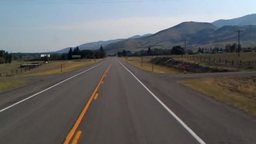
#> input picture images/lane_detection_og.png, 256 x 144 px, shrunk from 1280 x 720 before the run, given in place of tomatoes.jpg, which was not available
$ python efficiency_evaluation.py   (older library calls are emulated)
#> lines starting #> are read from the running program, lines starting #| are printed output that depends on the picture; long printed decimals are rounded; pictures that were not available may be replaced by others from this repository, and a replacement may not be noted
### canny.py
import numpy as np
import cv2


# [10 lines left out: function gaussian_filter_kernel, not called in this run]


def gradient_intesity(img):
    Gx = np.array([
        [-1, 0, 1],
        [-2, 0, 2],
        [-1, 0, 1]
    ])
    Gy = np.array([
        [1, 2, 1],
        [0, 0, 0],
        [-1, -2, -1]
    ])

    Ix = cv2.filter2D(img, -1, Gx)
    Iy = cv2.filter2D(img, -1, Gy)

    G = np.hypot(Ix, Iy)
    G = G / G.max() * 255
    theta = np.arctan2(Iy, Ix)

    return G, theta


def magnitude_thresholding(G, theta):
    height, width = G.shape
    Z = np.zeros((height, width), dtype=np.int32)
    angle = theta * 180. / np.pi
    angle[angle < 0] += 180

    for x in range(1, height-1):
        for y in range(1, width-1):
            try:
                q = 255
                r = 255

                if (0 <= angle[x, y] < 22.5) or (157.5 <= angle[x, y] <= 180):
                    q = G[x, y+1]
                    r = G[x, y-1]
                elif 22.5 <= angle[x, y] < 67.5:
                    q = G[x+1, y-1]
                    r = G[x-1, y+1]
                elif 67.5 <= angle[x, y] < 112.5:
                    q = G[x+1, y]
                    r = G[x-1, y]
                elif 112.5 <= angle[x, y] < 157.5:
                    q = G[x-1, y-1]
                    r = G[x+1, y+1]
                if (G[x, y] >= q) and (G[x, y] >= r):
                    Z[x, y] = G[x, y]
                else:
                    Z[x, y] = 0
            except IndexError:
                pass

    return Z


def double_threshold(img, low, high):
    high = img.max() * high
    low = high * low

    height, width = img.shape
    res = np.zeros((height, width), dtype=np.int32)

    strong_x, strong_y = np.where(img >= high)
    weak_x, weak_y = np.where((img <= high) & (img >= low))

    res[strong_x, strong_y] = 255
    res[weak_x, weak_y] = 50

    return res


def hysteresis(img, strong=255):
    height, width = img.shape
    for x in range(1, height-1):
        for y in range(1, width-1):
            if img[x, y] == 50:
                try:
                    if ((img[x+1, y-1] == strong) or (img[x+1, y] == strong) or
                        (img[x+1, y+1] == strong) or (img[x, y-1] == strong) or
                        (img[x, y+1] == strong) or (img[x-1, y-1] == strong) or
                        (img[x-1, y] == strong) or (img[x-1, y+1] == strong)):
                        img[x, y] = strong
                    else:
                        img[x, y] = 0
                except IndexError:
                    pass
    return img


# [42 lines left out: functions canny_edge_detector, main, not called in this run]


# [2 lines that do not run on import are left out]

### efficiency_evaluation.py
import numpy as np
import matplotlib.pyplot as plt
import cv2
import time
import canny


# [19 lines left out: functions opencv_prewitt, opencv_sobel, not called in this run]


def canny_scratch(gaussian_img):
    G, theta = canny.gradient_intesity(gaussian_img)

    # Apply magnitude thresholding
    Z = canny.magnitude_thresholding(G, theta)

    # Apply double threshold
    threshold_img = canny.double_threshold(Z, 0.05, 0.1)

    # Track edge by hysteresis
    final_img = canny.hysteresis(threshold_img)
    return final_img


# [14 lines left out: function display_results, not called in this run]


def display_results_scratch(times, name):
    for i in range(len(times)):
        times[i] = times[i] * 1000
    labels = ['Sobel', 'Prewitt', 'Laplacian']
    left = [1, 2, 3]

    plt.bar(left, times[1:], tick_label=labels, width=0.8)

    plt.xlabel('Edge Detection Algorithm')
    plt.ylabel('Runtime (ms)')
    plt.title('Average Runtime to Detect Edges on Image')

    plt.savefig(name)
    plt.show()


def sobel_scratch(img):
    # Define Sobel kernels
    Gx = np.array([[-1, 0, 1],
                   [-2, 0, 2],
                   [-1, 0, 1]], dtype=np.float32)

    Gy = np.array([[-1, -2, -1],
                   [ 0,  0,  0],
                   [ 1,  2,  1]], dtype=np.float32)

    # Convolve with the Sobel kernels
    edges_x = cv2.filter2D(img, cv2.CV_32F, Gx)
    edges_y = cv2.filter2D(img, cv2.CV_32F, Gy)

    # Calculate the magnitude of the gradients
    magnitude = cv2.magnitude(edges_x, edges_y)

    # Normalize the magnitude to the range [0, 255]
    magnitude = cv2.normalize(magnitude, None, 0, 255, cv2.NORM_MINMAX)
    magnitude = magnitude.astype(np.uint8)  # Convert to unsigned 8-bit integer

    return magnitude


def prewitt_scratch(img):
    # Define Prewitt kernels
    Gx = np.array([[1, 0, -1],
                   [1, 0, -1],
                   [1, 0, -1]], dtype=np.float32)

    Gy = np.array([[1, 1, 1],
                   [0, 0, 0],
                   [-1, -1, -1]], dtype=np.float32)

    # Convolve with the Prewitt kernels
    edges_x = cv2.filter2D(img, cv2.CV_32F, Gx)
    edges_y = cv2.filter2D(img, cv2.CV_32F, Gy)

    # Calculate the magnitude of the gradients
    magnitude = cv2.magnitude(edges_x, edges_y)

    # Normalize the magnitude to the range [0, 255]
    magnitude = cv2.normalize(magnitude, None, 0, 255, cv2.NORM_MINMAX)
    magnitude = magnitude.astype(np.uint8)  # Convert to unsigned 8-bit integer

    return magnitude


def laplacian_scratch(img):
    # Define Laplacian kernel (3x3)
    kernel = np.array([[1, 4, 1],
                       [4, -20, 4],
                       [1, 4, 1]])

    # Convolve with the Laplacian kernel
    edges = cv2.filter2D(img, cv2.CV_32F, kernel)

    # Taking absolute value of the result
    edges = np.abs(edges)
    # Normalize the result to the range [0, 255]
    edges = cv2.normalize(edges, None, 0, 255, cv2.NORM_MINMAX)
    edges = edges.astype(np.uint8)  # Convert to unsigned 8-bit integer

    return edges


def display_canny_scratch(times):
    labels = ['Canny']
    left = [1]

    plt.bar(left, times[0], tick_label=labels, width=0.8)

    plt.xlabel('Edge Detection Algorithm')
    plt.ylabel('Runtime (s)')
    plt.title('Average Runtime to Detect Edges on Image')

    plt.savefig('images/canny_scratch')
    plt.show()


def scratch_evaluation():
    img = cv2.imread('images/tomatoes.jpg', cv2.IMREAD_GRAYSCALE)
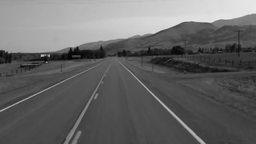
#> img: shape (144, 256); min 0, max 236, mean 102.4
    averages = []
    for i in range(4):
        times = []
        if i == 0:
            for _ in range(1):
                start = time.time()
                img = cv2.GaussianBlur(img, (5, 5), 0)
                canny_scratch(img)
                end = time.time()
                times.append(end - start)
        if i == 1:
            for _ in range(10000):
                start = time.time()
                img = cv2.GaussianBlur(img, (5, 5), 0)
                sobel_scratch(img)
                end = time.time()
                times.append(end - start)
        if i == 2:
            for _ in range(10000):
                start = time.time()
                img = cv2.GaussianBlur(img, (5, 5), 0)
                prewitt_scratch(img)
                end = time.time()
                times.append(end - start)
        if i == 3:
            for _ in range(10000):
                start = time.time()
                img = cv2.GaussianBlur(img, (5, 5), 0)
                laplacian_scratch(img)
                end = time.time()
                times.append(end - start)

        avg = np.average(times)
        averages.append(avg)
#> this loop made 4 passes
#> avg on pass 1: 0.422
#> pass 1, in gradient_intesity, `Ix = cv2.filter2D(img, -1, Gx)`:
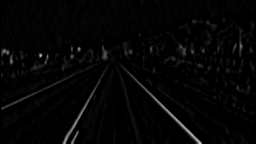
#> Ix: shape (144, 256); min 0, max 194, mean 4.8
#> pass 1, in gradient_intesity, `Iy = cv2.filter2D(img, -1, Gy)`:
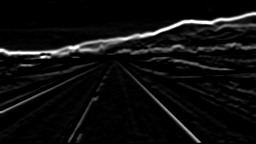
#> Iy: shape (144, 256); min 0, max 255, mean 14.1
#> pass 1, in gradient_intesity, `G = np.hypot(Ix, Iy)`:
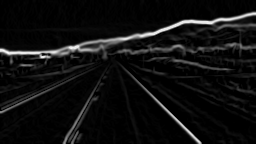
#> G: shape (144, 256) float16; min 0, max 277, mean 17.3; drawn with min black and max white
#> after the loop:
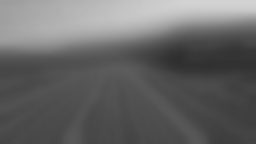
#> img: shape (144, 256); min 47, max 210, mean 102.4
    print(averages)
#| [0.4217, 0.0005998, 0.0005284, 0.0003659]
    display_results_scratch(averages, 'images/scratch_efficiency_evaluation.png')
#> the loop in display_results_scratch, `for i in range(len(times)):` made 4 passes
#> in display_results_scratch, `plt.savefig(name)`:
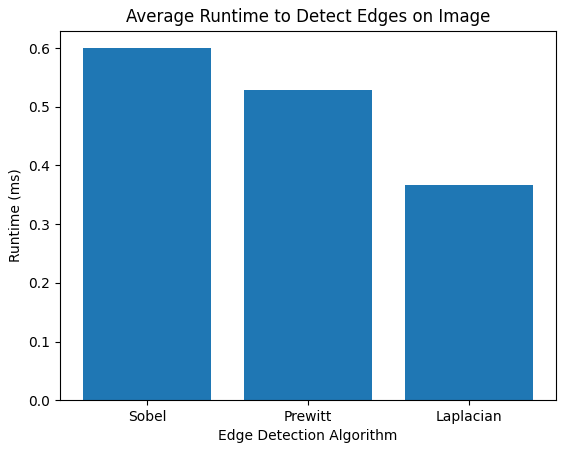
#> figure drawn by matplotlib, 1 panel; tallest bar 0.6 high, from x = 0.6 to 1.4
    display_canny_scratch(averages)
#> in display_canny_scratch, `plt.savefig('images/canny_scratch')`:
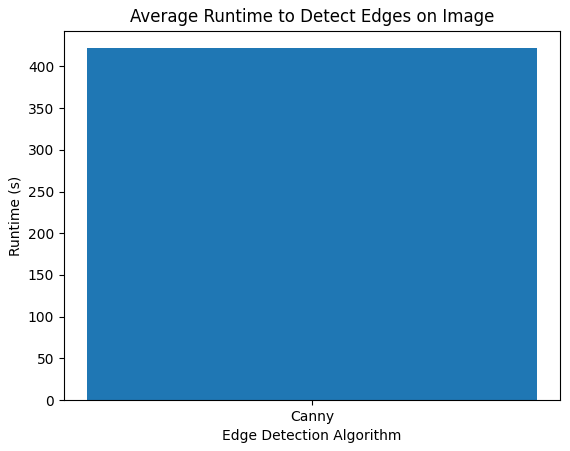
#> figure drawn by matplotlib, 1 panel


# [36 lines left out: function main, not called in this run]


if __name__ == "__main__":
    # main()
    scratch_evaluation()
